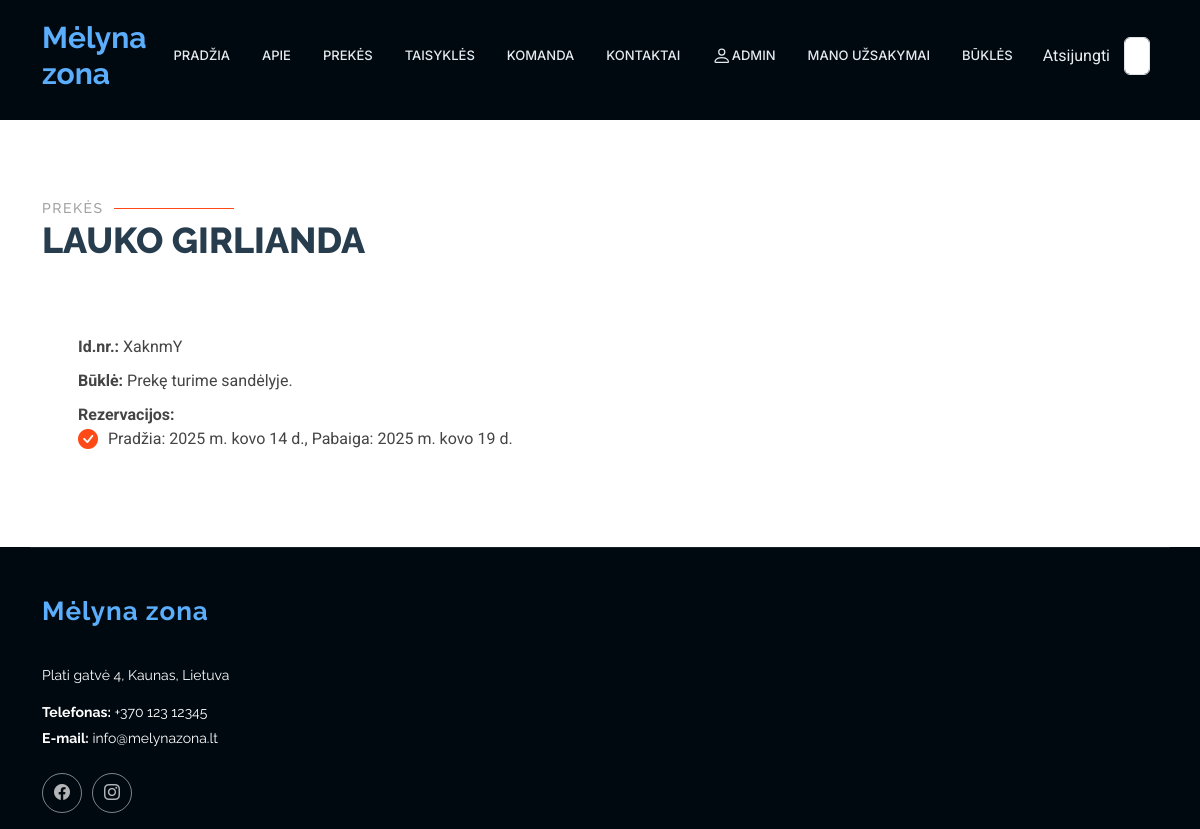
Page /rent/statuses/13 (signed in) on the earlier database version.
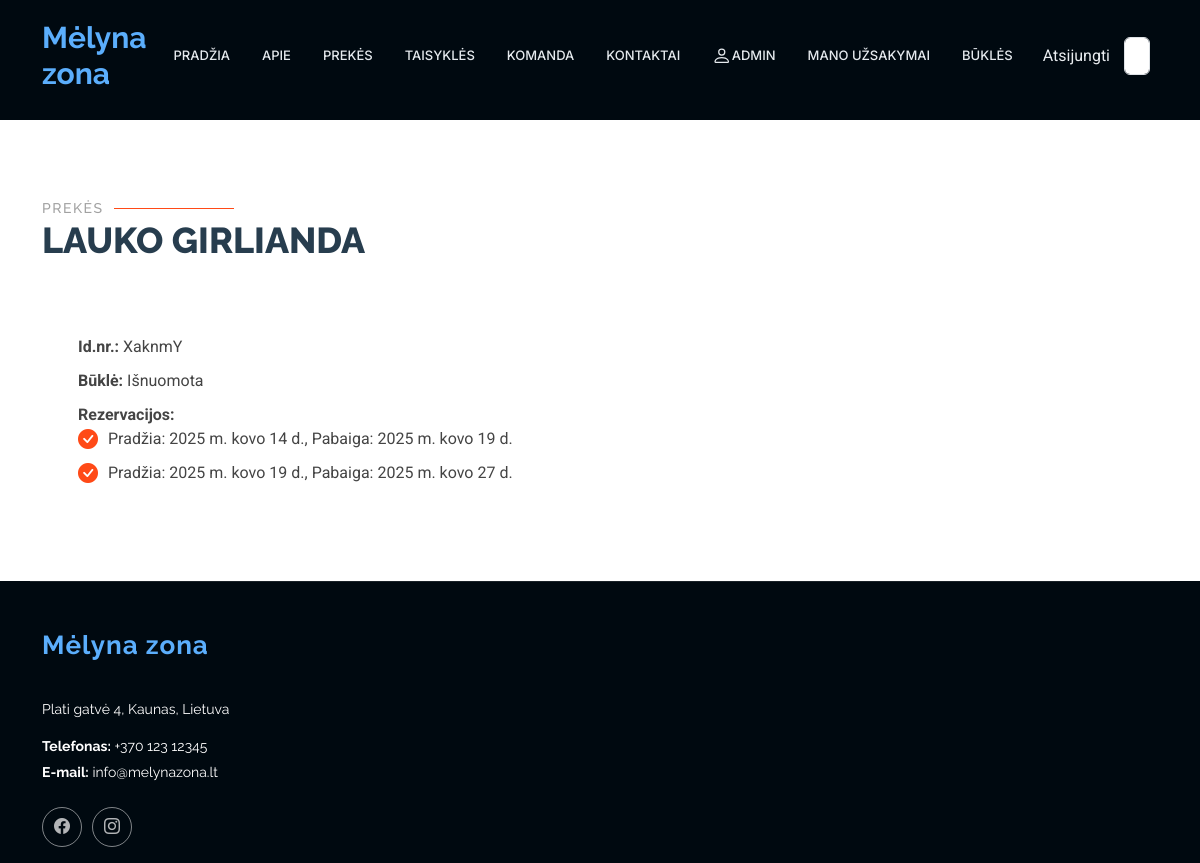
Same page on the later database version.
### rent/models.py (models this page shows, shortened)
class Status(models.Model):
    uuid = ShortUUIDField(help_text='Unikalus ID vienodams produktams')
    product = models.ForeignKey(to="Product", null=True, blank=True, on_delete=models.CASCADE, verbose_name="Produktas", related_name="product_status")
    is_available = models.BooleanField(default=True)
    customer = models.ForeignKey(to=User, null=True, blank=True, on_delete=models.SET_NULL, verbose_name="Klientas")
    reservations = models.ForeignKey(to="Reservation", on_delete=models.SET_NULL, null=True, blank=True, related_name="status_reservations")
    LOAN_STATUS = (
        ('n', 'Laikinai neprieinama'),
        ('i', 'Išnuomota'),
        ('g', 'Prekę turime sandėlyje.'),
        ('r', 'Rezervuota'),
    )
    condition = models.CharField(max_length=1, choices=LOAN_STATUS, blank=True, default="a", help_text='Būklė')
    class Meta:
        ordering = ['due_date']
        verbose_name = "Produkto būsena"
        verbose_name_plural = "Produktų būsenos"
        ordering = ['product']

class Reservation(models.Model):
    status = models.ForeignKey(Status, on_delete=models.CASCADE, related_name='reservations_status',null=True, blank=True)
    start_date = models.DateField(verbose_name="Nuomos pradžios data", null=True, blank=True)
    end_date = models.DateField(verbose_name="Nuomos pabaigos datas", null=True, blank=True)
    class Meta:
        verbose_name = "Rezervacija"
        verbose_name_plural = "Rezervacijos"
        ordering = ['start_date']

class Product(models.Model):
    name = models.CharField(verbose_name="Pavadinimas", max_length=100)
    description = HTMLField(verbose_name="Aprašymas", max_length=1000, help_text='Trumpas produkto aprašymas', null=True, blank=True, default="")
    inv_no = models.CharField(verbose_name="Invenorizacijos numeris", max_length=100, null=True, blank=True, unique=True,
                              help_text="Veskite invenorizacijos numerį")
    quantity = models.IntegerField(verbose_name="Kiekis", null=True, blank=True, help_text="Kiekis")
    group = models. ForeignKey(to="Group", on_delete=models.SET_NULL, null=True, blank=True, verbose_name="Produktų grupės", help_text="Parinkite kokia grupei priklauso produktas")
    cover = models.ImageField(verbose_name="Paveikslėlis", upload_to='covers', null=True, blank=True)
    class Meta:
        verbose_name = "Prouktas"
        verbose_name_plural = "Produktai"
        ordering = ['inv_no']

### rent/views.py (the view)
# urls.py: path('statuses/<int:pk>', views.StatusDetailView.as_view(), name='single_status'),
class StatusDetailView(LoginRequiredMixin, UserPassesTestMixin, generic.DetailView):
    model = Status
    template_name = "single_status.html"
    context_object_name = "single_status"
    def test_func(self):
         return self.request.user.profile.is_employee

### rent/templates/single_status.html (shortened to what this page needs)
{% extends "base2.html" %}
{% load i18n %}
{% load static %}
{% block "content" %}
<section id="product_img" class="about section">
     <div class="container section-title" data-aos="fade-up">
            <h2>Prekės</h2>
            <p>{{ single_status.product.name }}<br></p>
        </div>
        <div class="col-lg-6" data-aos="fade-up" data-aos-delay="250">
            <div class="content ps-0 ps-lg-5">
                <ul class="pt-2">
                    <li><strong>Id.nr.: </strong> {{ single_status.uuid|slice:":6" }}
                    </li>
                    <li><strong>Būklė: </strong> {{ single_status.get_condition_display }}
                    </li>
                    <li><strong>Rezervacijos: </strong>
                        {% if single_status.reservations_status.all %}
                        <ul>
                            {% for reservation in single_status.reservations_status.all %}
                            <li><i class="bi bi-check-circle-fill"></i>Pradžia: {{ reservation.start_date }}, Pabaiga: {{ reservation.end_date }}</li>
                            {% endfor %}
                        </ul>
                        {% else %}
                        Nėra susietų rezervacijų
                        {% endif %}
                    </li>
                </ul>
            </div>
        </div>
</section>
{% endblock %}

Differences in the rows shown:
changed Status "XaknmY": condition "Prekę turime sandėlyje." → "Išnuomota"
added Reservation: start_date "2025 m. kovo 19 d.", end_date "2025 m. kovo 27 d."
